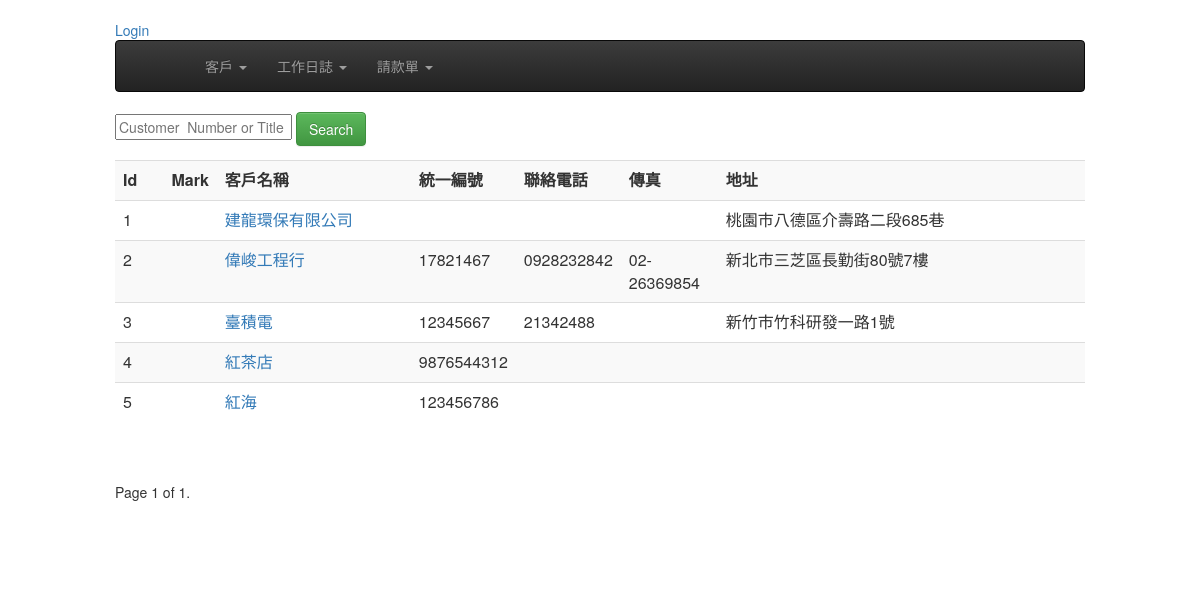
The app's page /customers/, older data.
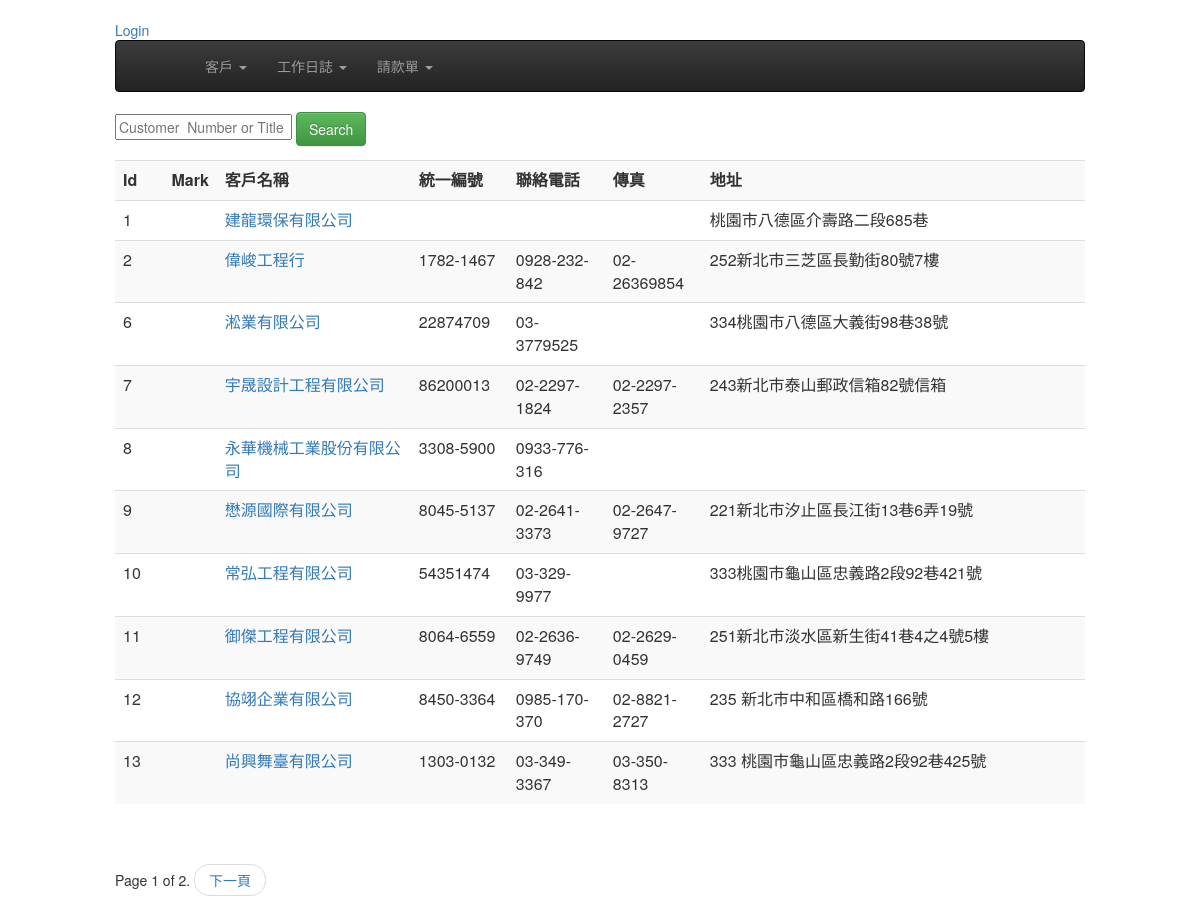
The same page, newer data.
### customers/models.py (models this page shows, shortened)
class Customer(models.Model):
    title = models.CharField(max_length=36, null=False, blank=False, verbose_name='客戶名稱')
    unikey = models.CharField(  max_length=12,null=True, blank=True, verbose_name='統一編號' )
    address = models.CharField( max_length=100, null=True, blank=True, verbose_name='地址')
    phone = models.CharField(max_length=20, null=True, blank=True, verbose_name='電話')
    faxno = models.CharField(max_length=20, null=True, blank=True, verbose_name='傳真')
    invalid = models.BooleanField(default=False, verbose_name='停用')
    create_at = models.DateTimeField(auto_now_add=True, auto_now =False)
    modify = models.DateTimeField(auto_now_add=False, auto_now =True)
    def get_absolute_url(self):
        return reverse( "customers:customer_detail", kwargs={"pk": self.pk} )

### customers/views.py (the view)
class CustomerList(ListView):
    model = Customer
    paginate_by = 10
    def get_queryset(self):
        query = self.request.GET.get('q')
        if query:
            query_list = Customer.objects.filter(
                Q(title__icontains=query)
            ).distinct()
            return query_list
        return Customer.objects.all()

### templates/customers/customer_list.html (shortened to what this page needs)
{% extends "base.html" %}
{% block content %}
<div>
    <form action="" method="GET">
      <input type="text" name="q" placeholder="Customer  Number or Title"  value="{{ request.GET.q }}"/>
      <input type="submit"  value="Search" class="btn btn-success"/>
    </form>
</div>
<div>
<table class="table table-striped" >
  <tr>
    <th width="5%">Id</th>
    <th width="5%">Mark</th>
    <th width="20%">客戶名稱</th>
    <th width="10%">統一編號</th>
    <th width="10%">聯絡電話</th>
    <th width="10%">傳真</th>
    <th >地址</th>
  </tr>
{% for record in object_list %}
  <tr>
    <td>{{ record.id }}</td>
    <td>
      </td>
    <td><a href='{{ record.get_absolute_url }}'>{{ record.title }}</a></td>
    <td>{{ record.unikey }}</td>
    <td>{{ record.phone }}</td>
    <td>{{ record.faxno }}</td>
    <td>{{ record.address }} </td>
  </tr>
{% endfor %}
</table>
<div>
  <div>
    <span align="center">
        <div class="pagination">
           <ul class="pager">
              <span class="step-links">
                  <span class="current">
                      Page {{ page_obj.number }} of {{ page_obj.paginator.num_pages }}.
                  </span>
                  {% if page_obj.has_next %}
                      <li><a href="?page={{ page_obj.next_page_number }}">下一頁</a></li>
                  {% endif %}
              </span>
            </ul>
        </div>
    </span>
  </div>
{% endblock content %}

### templates/base.html (shortened to what this page needs)
{% load staticfiles %}
{% load i18n %}
{% load humanize %}
<html>
    <head>
        <link href="http://code.jquery.com/ui/1.10.4/themes/ui-lightness/jquery-ui.css" rel="stylesheet">
        <link rel="stylesheet" href="{% static 'css/bootstrap.min.css' %}" />
        <link rel="stylesheet" href="{% static 'css/bootstrap-theme.min.css' %}" />
    </head>
    <body>
        <dib class="container">
        <div class="col-xs-12 col-lg-10 col-lg-offset-1">
            <div>
                <div>
                  <span>
                      {% if request.user.is_authenticated %}
                        <span>{{ request.user }}  / </span>
                        <span>My Profile  /  </span>
                        <span><a href="/logout">Logout</a></span>
                        {% else %}
                        <span><a href="/login">Login</a></span>
                      {% endif %}
                  </span>
                  </div>
            </div>
            <nav class="navbar navbar-inverse">
              <div class="container-fluid">
                  <div class="collapse navbar-collapse">
                      <ul class="nav navbar-nav">
                        <li  class="">
                            <a href="/customers">
                              <span class="glyphicon glyphion-cd" aria-hidden="true">&nbsp; </span>
                            </a>
                        </li>
                        <li class="dropdown">
                          <a href="#" class="dropdown-toggle" data-toggle="dropdown"
                                      role="button" aria-haspopup="true" aria-expanded="false">客戶
                          <span class="caret"></span></a>
                        </li>
                        <li class="dropdown">
                          <a href="#" class="dropdown-toggle" data-toggle="dropdown"
                                      role="button" aria-haspopup="true" aria-expanded="false">工作日誌 <span class="caret"></span></a>
                        </li>
                        <li class="dropdown">
                          <a href="#" class="dropdown-toggle" data-toggle="dropdown"
                                      role="button" aria-haspopup="true" aria-expanded="false">請款單 <span class="caret"></span></a>
                        </li>
                      </ul>
                  </div>
              </div>
            </nav>
            {% block content %}
            {% endblock content %}
        </div>
    </div>
    </body>
</html>

Row changes from the older to the newer data that the page shows:
removed Customer: id "3", title "臺積電", unikey "12345667", phone "21342488", address "新竹市竹科研發一路1號"
removed Customer: id "4", title "紅茶店", unikey "9876544312"
removed Customer: id "5", title "紅海", unikey "123456786"
changed Customer "偉峻工程行": unikey "17821467" → "1782-1467"; phone "0928232842" → "0928-232-842"; address "新北市三芝區長勤街80號7樓" → "252新北市三芝區長勤街80號7樓"
added Customer: id "6", title "淞業有限公司", unikey "22874709", phone "03-3779525", address "334桃園市八德區大義街98巷38號"
added Customer: id "7", title "宇晟設計工程有限公司", unikey "86200013", phone "02-2297-1824", faxno "02-2297-2357", address "243新北市泰山郵政信箱82號信箱"
added Customer: id "8", title "永華機械工業股份有限公司", unikey "3308-5900", phone "0933-776-316"
added Customer: id "9", title "懋源國際有限公司", unikey "8045-5137", phone "02-2641-3373", faxno "02-2647-9727", address "221新北市汐止區長江街13巷6弄19號"
added Customer: id "10", title "常弘工程有限公司", unikey "54351474", phone "03-329-9977", address "333桃園市龜山區忠義路2段92巷421號"
added Customer: id "11", title "御傑工程有限公司", unikey "8064-6559", phone "02-2636-9749", faxno "02-2629-0459", address "251新北市淡水區新生街41巷4之4號5樓"
added Customer: id "12", title "協翊企業有限公司", unikey "8450-3364", phone "0985-170-370", faxno "02-8821-2727", address "235 新北市中和區橋和路166號"
added Customer: id "13", title "尚興舞臺有限公司", unikey "1303-0132", phone "03-349-3367", faxno "03-350-8313", address "333 桃園市龜山區忠義路2段92巷425號"
Text that changed along with them:
{{ page_obj.paginator.num_pages }}: "1" → "2"
text now shown: "下一頁"
